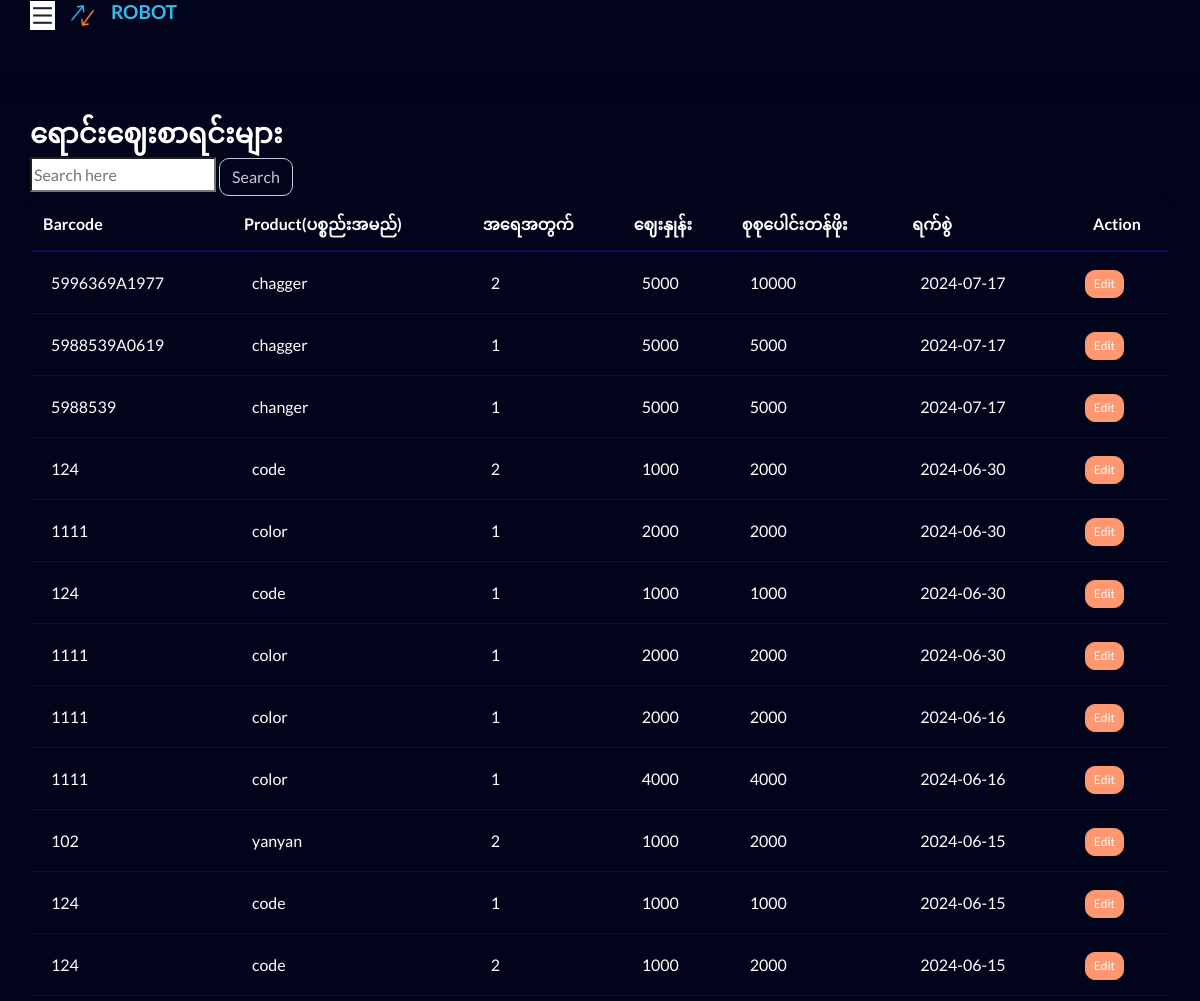
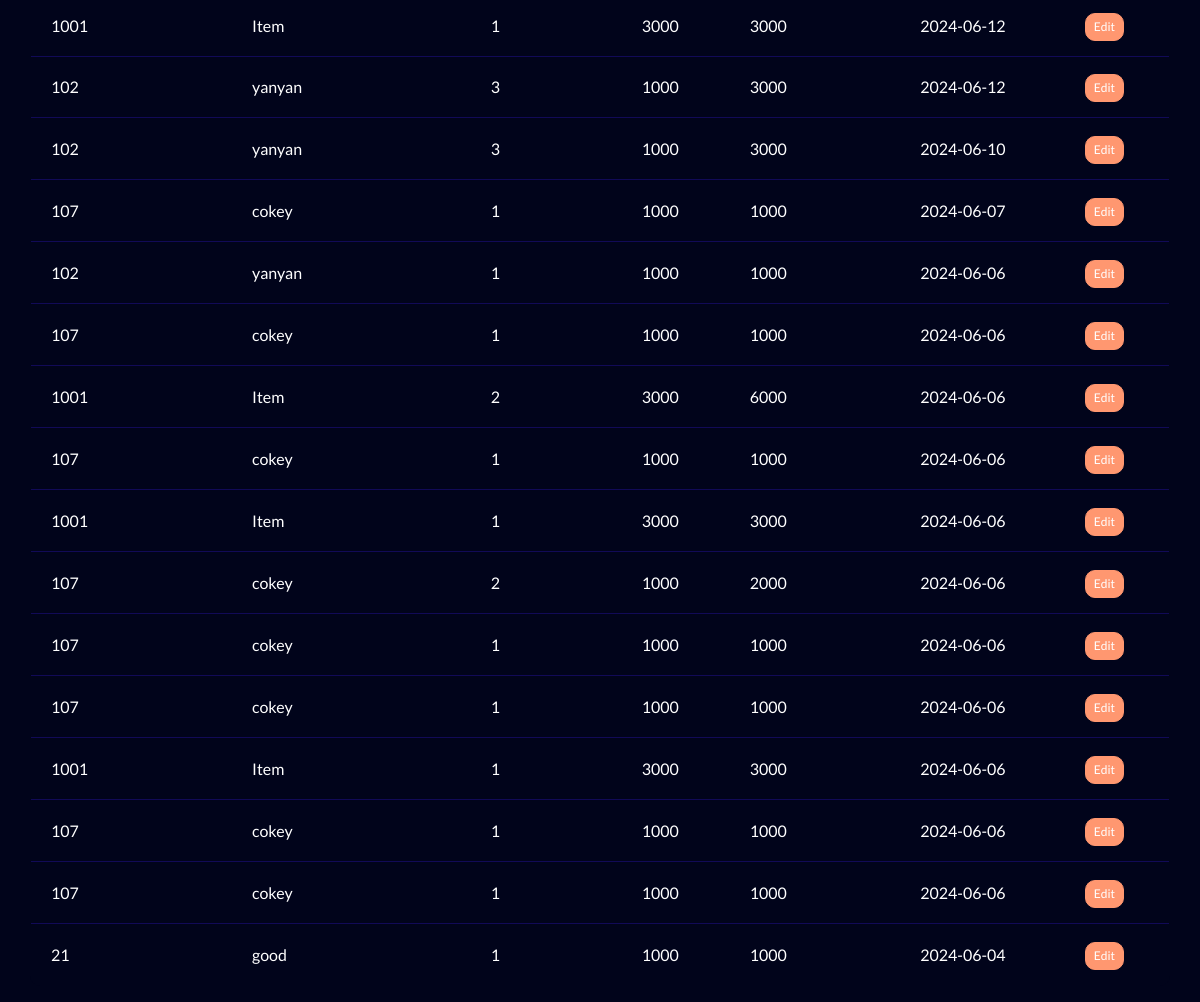
The page /list_sell.php on the database its author committed (2 pictures, top to bottom).
### tables this page shows
CREATE TABLE `sell` (
  `barcode` text NOT NULL,
  `product` text NOT NULL,
  `item_count` int(11) NOT NULL,
  `price` int(11) NOT NULL,
  `total_price` int(11) NOT NULL,
  `date` date NOT NULL,
  `id` int(11) NOT NULL
);

### list_sell.php (the view, shortened to what this page needs)
<?php
$file = __DIR__ . DIRECTORY_SEPARATOR . 'main' . DIRECTORY_SEPARATOR . 'index.php';
if (file_exists($file)) {
    include($file);
} else {
    echo "File not found: " . $file;
}
?>
<div class="content-page">
    <div class="container-fluid mt-3">
        <h3>ရောင်းဈေးစာရင်းများ</h3>
        <div class="">
            <form method="GET">
                <input type="search" name="search_barcode" placeholder="Search here"
                    value="<?php echo isset($_GET['search_query']) ? htmlspecialchars($_GET['search_query']) : ''; ?>">
                <button class="btn btn-outline-light" type="submit">Search</button>
            </form>
        </div>
        <table class="table table-dark table-hover">
            <thead>
                <tr class="text-white">
                    <th>Barcode</th>
                    <th>Product(ပစ္စည်းအမည်)</th>
                    <th>အရေအတွက်</th>
                    <th>ဈေးနှုန်း</th>
                    <th>စုစုပေါင်းတန်ဖိုး</th>
                    <th>ရက်စွဲ</th>
                    <th style="text-align: center;">Action</th>
                </tr>
            </thead>
            <tbody>
                <?php
                include(__DIR__ . DIRECTORY_SEPARATOR . 'main' . DIRECTORY_SEPARATOR . 'db_connect.php');
                $searchQuery = isset($_GET['search_barcode']) ? $conn->real_escape_string($_GET['search_barcode']) : '';
                if ($searchQuery) {
                    $sql = "SELECT barcode, product, item_count, price, total_price, date, id FROM sell
                            WHERE barcode LIKE ? OR
                                  product LIKE ? OR
                                  date LIKE ?
                            ORDER BY id DESC";
                    $stmt = $conn->prepare($sql);
                    $searchParam = "%{$searchQuery}%";
                    $stmt->bind_param('sss', $searchParam, $searchParam, $searchParam);
                } else {
                    $sql = "SELECT barcode, product, item_count, price, total_price, date, id FROM sell ORDER BY id DESC";
                    $stmt = $conn->prepare($sql);
                }
                $stmt->execute();
                $result = $stmt->get_result();
                if($result->num_rows > 0) {
                    while($row = $result->fetch_assoc()) {
                        echo "<tr>";
                        echo "<td>" . htmlspecialchars($row["barcode"]) . "</td>";
                        echo "<td>" . htmlspecialchars($row["product"]) . "</td>";
                        echo "<td>" . htmlspecialchars($row["item_count"]) . "</td>";
                        echo "<td>" . htmlspecialchars($row["price"]) . "</td>";
                        echo "<td>" . htmlspecialchars($row["total_price"]) . "</td>";
                        echo "<td>" . htmlspecialchars($row["date"]) . "</td>";
                        echo "<td>";
                        echo "<form method='POST' action='edit_sell.php'>";
                        echo "<button type='submit' class='btn btn-warning btn-sm'>Edit</button>";
                        echo "</form>";
                        echo "</td>";
                        echo "</tr>";
                    }
                } else {
                    echo "<tr><td colspan='7'>No records found.</td></tr>";
                }
                ?>
            </tbody>
        </table>
    </div>
</div>

### rows shown on the page
sell: barcode "5996369A1977", product "chagger", item_count "2", price "5000", total_price "10000", date "2024-07-17"
sell: barcode "5988539A0619", product "chagger", item_count "1", price "5000", total_price "5000", date "2024-07-17"
sell: barcode "5988539", product "changer", item_count "1", price "5000", total_price "5000", date "2024-07-17"
sell: barcode "124", product "code", item_count "2", price "1000", total_price "2000", date "2024-06-30"
sell: barcode "1111", product "color", item_count "1", price "2000", total_price "2000", date "2024-06-30"
sell: barcode "124", product "code", item_count "1", price "1000", total_price "1000", date "2024-06-30"
sell: barcode "1111", product "color", item_count "1", price "2000", total_price "2000", date "2024-06-30"
sell: barcode "1111", product "color", item_count "1", price "2000", total_price "2000", date "2024-06-16"
sell: barcode "1111", product "color", item_count "1", price "4000", total_price "4000", date "2024-06-16"
sell: barcode "102", product "yanyan", item_count "2", price "1000", total_price "2000", date "2024-06-15"
sell: barcode "124", product "code", item_count "1", price "1000", total_price "1000", date "2024-06-15"
sell: barcode "124", product "code", item_count "2", price "1000", total_price "2000", date "2024-06-15"
sell: barcode "1001", product "Item", item_count "1", price "3000", total_price "3000", date "2024-06-12"
sell: barcode "102", product "yanyan", item_count "3", price "1000", total_price "3000", date "2024-06-12"
sell: barcode "102", product "yanyan", item_count "3", price "1000", total_price "3000", date "2024-06-10"
sell: barcode "107", product "cokey", item_count "1", price "1000", total_price "1000", date "2024-06-07"
sell: barcode "102", product "yanyan", item_count "1", price "1000", total_price "1000", date "2024-06-06"
sell: barcode "107", product "cokey", item_count "1", price "1000", total_price "1000", date "2024-06-06"
sell: barcode "1001", product "Item", item_count "2", price "3000", total_price "6000", date "2024-06-06"
sell: barcode "107", product "cokey", item_count "1", price "1000", total_price "1000", date "2024-06-06"
sell: barcode "1001", product "Item", item_count "1", price "3000", total_price "3000", date "2024-06-06"
sell: barcode "107", product "cokey", item_count "2", price "1000", total_price "2000", date "2024-06-06"
sell: barcode "107", product "cokey", item_count "1", price "1000", total_price "1000", date "2024-06-06"
sell: barcode "107", product "cokey", item_count "1", price "1000", total_price "1000", date "2024-06-06"
sell: barcode "1001", product "Item", item_count "1", price "3000", total_price "3000", date "2024-06-06"
sell: barcode "107", product "cokey", item_count "1", price "1000", total_price "1000", date "2024-06-06"
sell: barcode "107", product "cokey", item_count "1", price "1000", total_price "1000", date "2024-06-06"
sell: barcode "21", product "good", item_count "1", price "1000", total_price "1000", date "2024-06-04"
